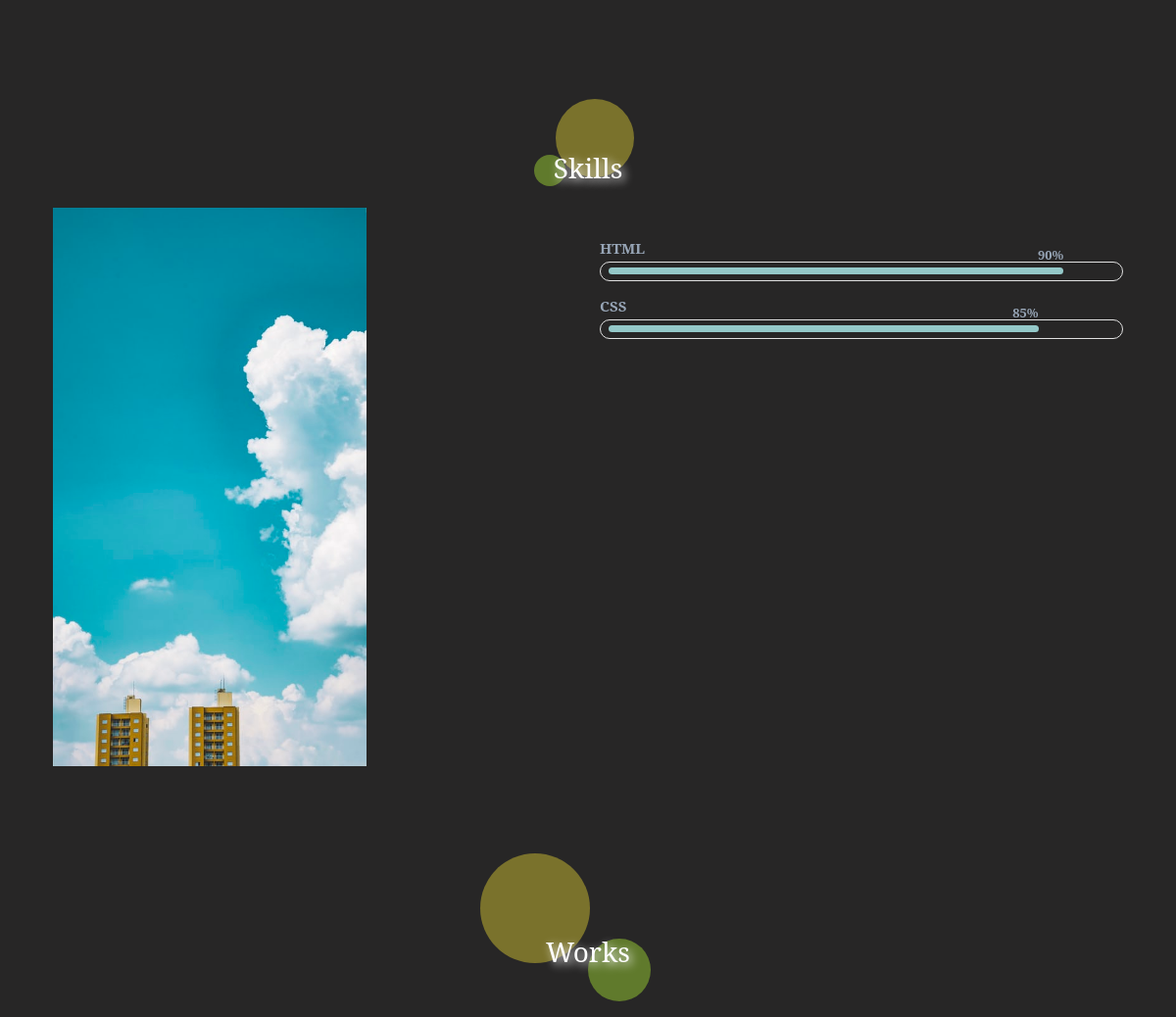
The app's page / (middle part), older data.
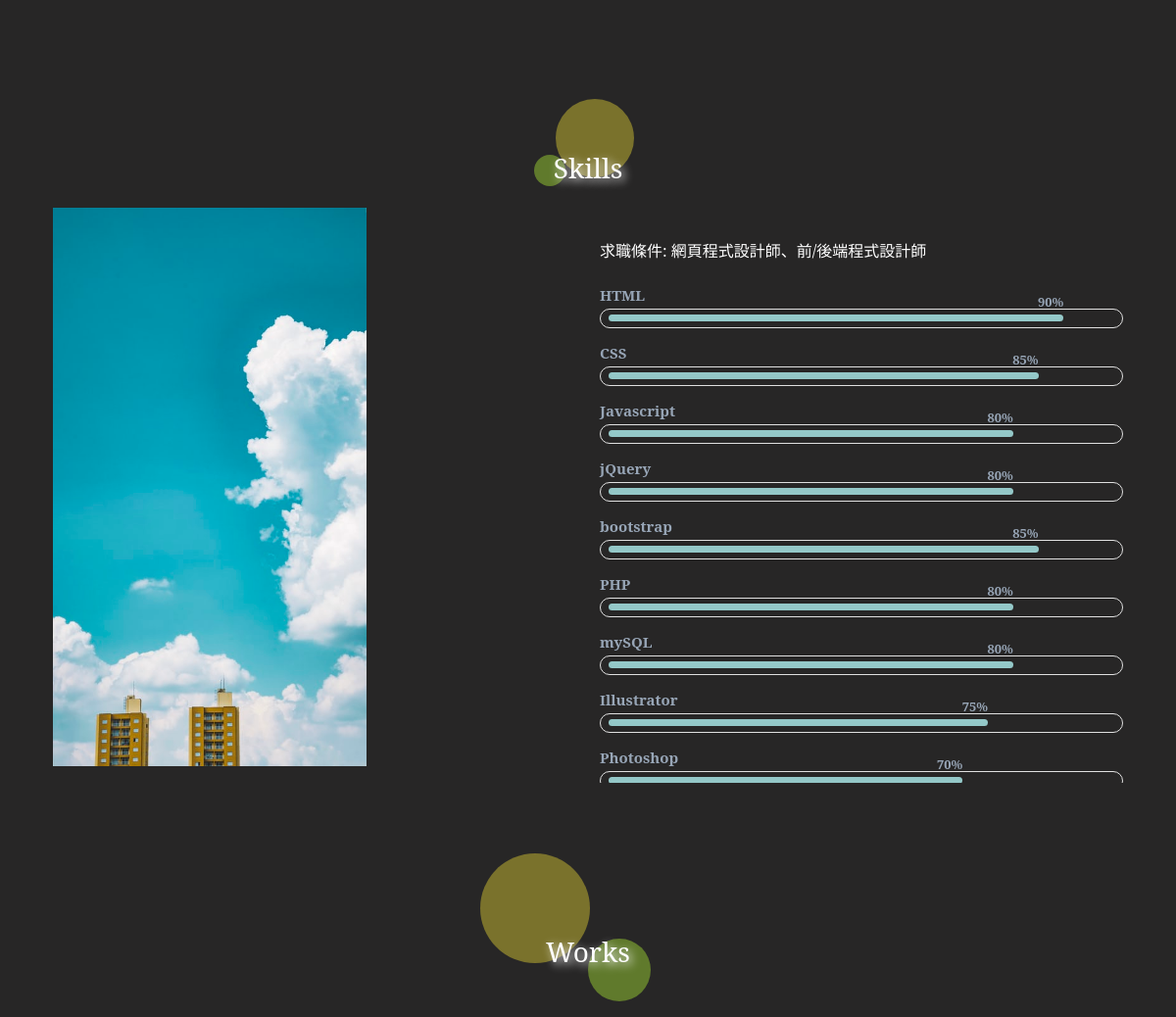
The same page, newer data.
### tables this page shows
CREATE TABLE `skills` (
  `id` int(11) UNSIGNED NOT NULL,
  `ski` text NOT NULL,
  `percentage` text NOT NULL
);

CREATE TABLE `job` (
  `id` int(11) NOT NULL,
  `reqname` text NOT NULL,
  `condi` text NOT NULL,
  `sh` int(11) NOT NULL
);

### base.php (called while the page is built, shortened)
<?php
$Skills=new DB('skills');
$Job=new DB('job');
class DB{
    protected $dsn="mysql:host=localhost;dbname=resume;charset=utf8";
    protected $table="";
    protected $pdo="";
    function __construct($table){
        $this->table=$table;
        $this->pdo=new PDO($this->dsn,'root','');
    }
    function all(...$arg){
        $sql="select * from $this->table ";
        if(isset($arg[0])){
            if(is_array($arg[0])){
                foreach($arg[0] as $key => $value){
                    $tmp[]=sprintf("`%s`='%s'",$key,$value);
                }
                $sql .= " where " . implode(" && ",$tmp);
            }else{
                $sql .= $arg[0];
            }
        }
        return $this->pdo->query($sql)->fetchAll();
    }
}
?>

### index.php (the view, shortened to what this page needs)
<?php
include_once "base.php";
?>
<!DOCTYPE html>
<html lang="en">
<head>
  <link rel="stylesheet" href="plugin/style.css" />
  <link href="https://cdn.jsdelivr.net/npm/bootstrap@5.0.0-beta1/dist/css/bootstrap.min.css" rel="stylesheet" />
  <link rel="stylesheet" href="https://cdnjs.cloudflare.com/ajax/libs/animate.css/3.7.2/animate.min.css" />
</head>
<body>
  <section id="skills" class="pt-5">
    <div class="container" style="padding-top: 100px; vertical-align: middle;">
      <h3 class="ski text-center m-2" style="color: white">Skills</h3>
      <div class="container">
        <div class="row">
          <div class="col-md-6 mt-3">
            <img src="img/img9.jpg" style="width: 60%;">
          </div>
          <div class="col-md-6 mt-5">
            <?php
            $jobs = $Job->all(['sh' => '1']);
            foreach ($jobs as $key => $job) {
            ?>
              <p class="text-white mb-4"><?= $job['reqname'] ?>: <?= $job['condi'] ?></p>
            <?php
            }
            ?>
            <?php
            $skills = $Skills->all();
            foreach ($skills as $key => $skill) {
            ?>
              <h5 class="pg-title"><?= $skill['ski'] ?></h5>
              <div class="pg p mb-3">
                <div class="pg-bar" style="width:<?= $skill['percentage'] ?>;">
                  <div class="pg-value"><?= $skill['percentage'] ?></div>
                </div>
              </div>
            <?php
            }
            ?>
          </div>
        </div>
      </div>
    </div>
  </section>
  <section id="work" class="text-white pt-5">
    <div class="container" style="padding-top: 100px;">
      <h3 class="work text-center m-2" style="color: white">Works</h3>
    </div>
  </section>
</body>
</html>

Row changes from the older to the newer data that the page shows:
added job: reqname "求職條件", condi "網頁程式設計師、前/後端程式設計師"
added skills: ski "Javascript", percentage "80%"
added skills: ski "jQuery", percentage "80%"
added skills: ski "bootstrap", percentage "85%"
added skills: ski "PHP", percentage "80%"
added skills: ski "mySQL", percentage "80%"
added skills: ski "Illustrator", percentage "75%"
added skills: ski "Photoshop", percentage "70%"
